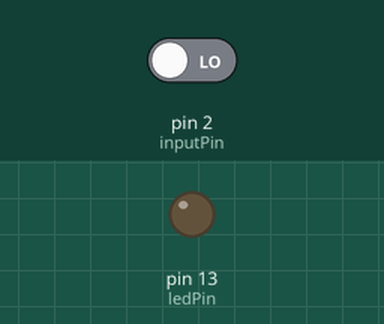
This sketch was run on a simulated Arduino Uno, built with avr-gcc and run on an emulated ATmega328P. On the bench: output pins drawn as LEDs (lit = HIGH). The inputs (shaded band) are chosen by the test bench; at power-on: pin 2 (inputPin) LOW.

Above: at 1.2 s.
1.3 s: pin 2 (inputPin) driven HIGH
At 2.0 s:
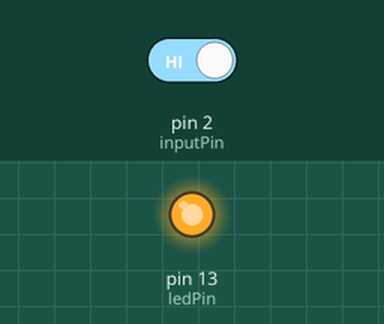
2.8 s: pin 2 (inputPin) driven LOW
At 3.2 s:
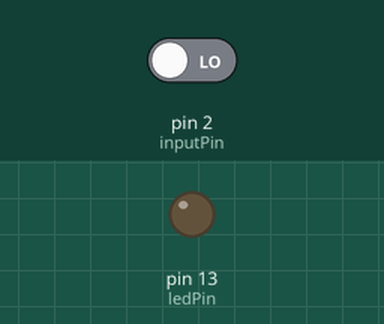
Timing chart, 0 to 5.8 s (numbered marks = the images above; inputs shaded):
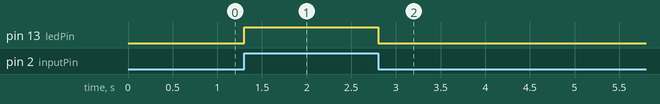

Measured:
- after the input at 1.3 s, pin 13 (ledPin): LOW → HIGH at once
- after the input at 2.8 s, pin 13 (ledPin): HIGH → LOW at once

The sketch:

Exquisite_Blad1.ino
```cpp
/*
Pushbutton sketch
a switch connected to pin 2 lights the LED on pin 13
*/
const int ledPin = 13;
const int inputPin = 2;

void setup() {
  pinMode(ledPin, OUTPUT);
// choose the pin for the LED
// choose the input pin (for a pushbutton)
// declare LED as output
// declare pushbutton as input
pinMode(inputPin, INPUT);
}


void loop()
  {
    int val = digitalRead(inputPin); // read input value
  	digitalWrite(ledPin,(val == HIGH ? HIGH : LOW));
    /*if (val == HIGH)
    {
      digitalWrite(ledPin,HIGH);
    } else
    {
      digitalWrite(ledPin,LOW);
    }*/
  } 
```
